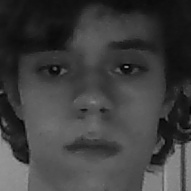
#> input picture Faces_cadastro/Pedro.1.0.jpg, 191 x 191 px
$ python -i Identificador_nomes.py   (imports and definitions only)
#> lines starting #> are read from the running program, lines starting #| are printed output that depends on the picture
#Programa para realizar a leitura dos nomes e cadastrá-los
#8e6fa624
from cv2 import cv2
import math
import time
import os
import requests
import urllib, json
import json
#6622ea45
now_time = time.perf_counter

face = cv2.CascadeClassifier(r'C:\Users\Pedro\Desktop\Vision\Haar\haarcascade_frontalcatface.xml')
glass_cas = cv2.CascadeClassifier(r'C:\Users\Pedro\Desktop\Vision\Haar\haarcascade_eye_tree_eyeglasses.xml')
WHITE = [255, 255, 255]

NAME = []
CARGO = []
ID = []
code = []
status = []
url = "https://server-vision.herokuapp.com/sessions"
headers = {"Content-Type":"application/json"}
y = 0
# [46 lines not run here, left out]


"""def FileRead2():
    Info = open("Cadastros.txt", "r")                   # Leitura do arquivo onde se encontram os cargos cadastrados
    CARGO = []
    while (True):                                       # Leitura de todas as linhas e armazenamento de cargo
        Line = Info.readline()
        if Line == '':
            break
        teste3 = Line.index("-") + 2
        CARGO.append (Line[(teste3):-1])


        return CARGO"""
# [8 lines left out: function Nomes, not called in this run]

# Função para encontrar o nome


"""def file_is_empty(path):
    return os.stat(path).st_size==0

with open('Cadastros.txt') as f:
    lines = f.readlines()
    if file_is_empty('Cadastros.txt'):
        last_string = 1
    else:
        last_row = lines[-1]
        string_last = last_row
        for s in string_last.split():
            if s.isdigit():
                last_string = int(s)
                print("A base possui: " + str(last_string) + " " + "pessoas" )"""


# [14 lines left out: functions ID2Name, ID3Name, not called in this run]

# Função para ler o arquivo e adicionar o nome cadastrado à sua última linha


"""def AddName():

    repetido = 0

    Name = input('Digite seu nome: ')
    Info = open("Cadastros.txt", "r+")
    with open('Cadastros.txt') as f:
        for l_num, l in enumerate(f, 1):
            teste4 = l.index("-") - 1
            if(Name == l[4:teste4]):
                print("Nome repetido")
                repetido = 1
                break

        if(repetido == 0):
            Cargo = input('Digite seu cargo: ')
            ID = ((sum(1 for line in Info))+1)
            Info.write(str(ID) + " , " + Name + " - " + str(Cargo) + "\n")
            print ("Nome armazenado em " + str(ID))
            Info.close()
            return ID

        if(repetido == 1):
            AddName()
"""
# Desenha uma marcação ao redor da face, do nome e do cargo


# [71 lines left out: functions DispID, DispID2, DispID3, not called in this run]


def DrawBox(Image, x, y, w, h):
    cv2.rectangle(Image, (x, y), (x + w, y + h), (255, 255, 255), 1)


def DetectEyes(Image):
    Theta = 0
    rows, cols = Image.shape
    glass = glass_cas.detectMultiScale(Image)
    for (sx, sy, sw, sh) in glass:
        if glass.shape[0] == 2:
            if glass[1][0] > glass[0][0]:
                DY = ((glass[1][1] + glass[1][3] / 2) - (glass[0][1] + glass[0][3] / 2))
                DX = ((glass[1][0] + glass[1][2] / 2) - glass[0][0] + (glass[0][2] / 2))
            else:
                DY = (-(glass[1][1] + glass[1][3] / 2) + (glass[0][1] + glass[0][3] / 2))
                DX = (-(glass[1][0] + glass[1][2] / 2) + glass[0][0] + (glass[0][2] / 2))

            if (DX != 0.0) and (DY != 0.0):
                Theta = math.degrees(math.atan(round(float(DY) / float(DX), 2)))
                #print ("Theta  " + str(Theta))

                M = cv2.getRotationMatrix2D((cols / 2, rows / 2), Theta, 1)
                Image = cv2.warpAffine(Image, M, (cols, rows))
                # cv2.imshow('ROTATED', Image)

                Face2 = face.detectMultiScale(Image, 1.3, 5)
                for (FaceX, FaceY, FaceWidth, FaceHeight) in Face2:
                    CroppedFace = Image[FaceY: FaceY + FaceHeight, FaceX: FaceX + FaceWidth]
                    return CroppedFace


def tell_time_passed():
    print ('TIME PASSED ' + str(round(((time.perf_counter() - now_time)/60), 2)) + ' MINS')

>>> import cv2
>>> picture = cv2.imread('Faces_cadastro/Pedro.1.0.jpg', cv2.IMREAD_GRAYSCALE)
#> picture is the input picture: shape (191, 191); min 0, max 164, mean 62.6
>>> result = DetectEyes(picture)
#> in DetectEyes, `glass = glass_cas.detectMultiScale(Image)`: glass = [[32, 49, 44, 44], [103, 46, 48, 48]]
#> the loop in DetectEyes, `for (sx, sy, sw, sh) in glass:` made 2 passes
#> (sx, sy, sw, sh, DY, DX, Theta, M) on passes 1 to 2: (32, 49, 44, 44, -1, 117, -0.573, [[1, -0.01, 0.96], [0.01, 1, -0.95]]), (103, 46, 48, 48, -1, 117, -0.573, [[1, -0.01, 0.96], [0.01, 1, -0.95]])
#> pass 2, in DetectEyes, `Image = cv2.warpAffine(Image, M, (cols, rows))`:
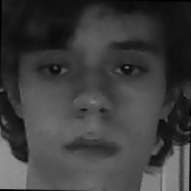
#> Image: shape (191, 191); min 0, max 157, mean 62
